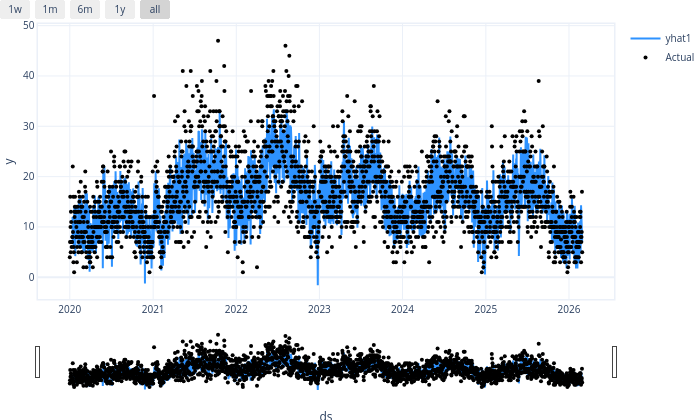

Here is the notebook cell this chart was saved with:
### Code cell
model.plot(forecast)

### Figure 1 — Plotly figure (JSON) as saved in the notebook; plotly's stock layout.template omitted (floating-point values rounded to 4 significant figures; data arrays with more than 128 entries replaced by an {"elided": "..."} marker saying what was removed)
{"data": [{"fill": "none", "line": {"color": "rgba(45, 146, 255, 1.0)", "width": 2}, "mode": "lines", "name": "yhat1", "type": "scatter", "x": {"elided": "2251 str values"}, "y": {"elided": "2251 float values"}}, {"marker": {"color": "black", "size": 4}, "mode": "markers", "name": "Actual", "type": "scatter", "x": {"elided": "2251 str values"}, "y": {"elided": "2251 float values"}}], "layout": {"autosize": true, "font": {"size": 10}, "height": 420, "hovermode": "x unified", "margin": {"b": 0, "l": 0, "pad": 0, "r": 10, "t": 10}, "showlegend": true, "title": {"font": {"size": 12}}, "width": 700, "xaxis": {"linewidth": 1.5, "mirror": true, "rangeselector": {"buttons": [{"count": 7, "label": "1w", "step": "day", "stepmode": "backward"}, {"count": 1, "label": "1m", "step": "month", "stepmode": "backward"}, {"count": 6, "label": "6m", "step": "month", "stepmode": "backward"}, {"count": 1, "label": "1y", "step": "year", "stepmode": "backward"}, {"step": "all"}]}, "rangeslider": {"visible": true}, "showline": true, "title": {"text": "ds"}, "type": "date"}, "yaxis": {"linewidth": 1.5, "mirror": true, "showline": true, "title": {"text": "y"}}}}
